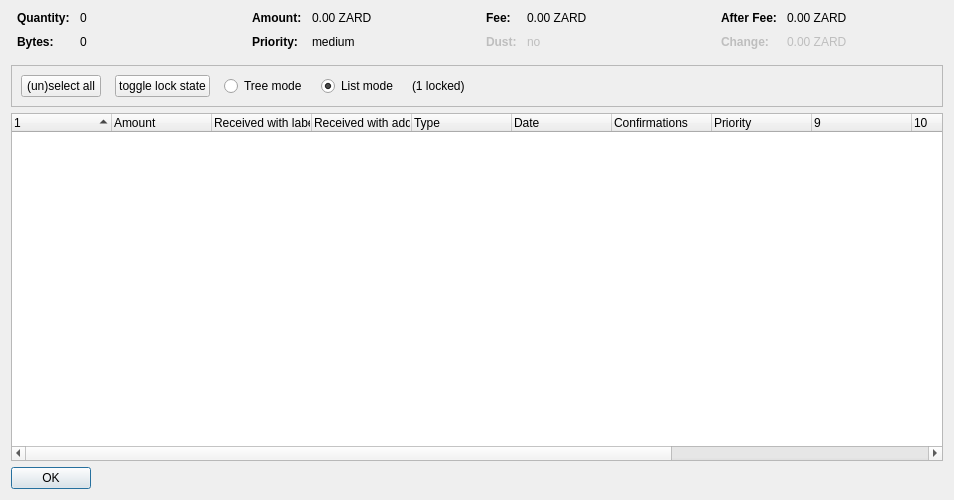
<?xml version="1.0" encoding="UTF-8"?>
<ui version="4.0">
 <class>CoinControlDialog</class>
 <widget class="QDialog" name="CoinControlDialog">
  <property name="geometry">
   <rect>
    <x>0</x>
    <y>0</y>
    <width>954</width>
    <height>500</height>
   </rect>
  </property>
  <property name="windowTitle">
   <string>Coin Selection</string>
  </property>
  <layout class="QVBoxLayout" name="verticalLayout">
   <item>
    <layout class="QHBoxLayout" name="horizontalLayoutTop" stretch="0,0,0,0">
     <property name="topMargin">
      <number>0</number>
     </property>
     <property name="bottomMargin">
      <number>10</number>
     </property>
     <item>
      <layout class="QFormLayout" name="formLayoutCoinControl1">
       <property name="horizontalSpacing">
        <number>10</number>
       </property>
       <property name="verticalSpacing">
        <number>10</number>
       </property>
       <property name="leftMargin">
        <number>6</number>
       </property>
       <property name="rightMargin">
        <number>6</number>
       </property>
       <item row="0" column="0">
        <widget class="QLabel" name="labelCoinControlQuantityText">
         <property name="font">
          <font>
           <weight>75</weight>
           <bold>true</bold>
          </font>
         </property>
         <property name="text">
          <string>Quantity:</string>
         </property>
        </widget>
       </item>
       <item row="0" column="1">
        <widget class="QLabel" name="labelCoinControlQuantity">
         <property name="cursor">
          <cursorShape>IBeamCursor</cursorShape>
         </property>
         <property name="contextMenuPolicy">
          <enum>Qt::ActionsContextMenu</enum>
         </property>
         <property name="text">
          <string notr="true">0</string>
         </property>
         <property name="textInteractionFlags">
          <set>Qt::LinksAccessibleByMouse|Qt::TextSelectableByKeyboard|Qt::TextSelectableByMouse</set>
         </property>
        </widget>
       </item>
       <item row="1" column="0">
        <widget class="QLabel" name="labelCoinControlBytesText">
         <property name="font">
          <font>
           <weight>75</weight>
           <bold>true</bold>
          </font>
         </property>
         <property name="text">
          <string>Bytes:</string>
         </property>
        </widget>
       </item>
       <item row="1" column="1">
        <widget class="QLabel" name="labelCoinControlBytes">
         <property name="cursor">
          <cursorShape>IBeamCursor</cursorShape>
         </property>
         <property name="contextMenuPolicy">
          <enum>Qt::ActionsContextMenu</enum>
         </property>
         <property name="text">
          <string notr="true">0</string>
         </property>
         <property name="textInteractionFlags">
          <set>Qt::LinksAccessibleByMouse|Qt::TextSelectableByKeyboard|Qt::TextSelectableByMouse</set>
         </property>
        </widget>
       </item>
      </layout>
     </item>
     <item>
      <layout class="QFormLayout" name="formLayoutCoinControl2">
       <property name="horizontalSpacing">
        <number>10</number>
       </property>
       <property name="verticalSpacing">
        <number>10</number>
       </property>
       <property name="leftMargin">
        <number>6</number>
       </property>
       <property name="rightMargin">
        <number>6</number>
       </property>
       <item row="0" column="0">
        <widget class="QLabel" name="labelCoinControlAmountText">
         <property name="font">
          <font>
           <weight>75</weight>
           <bold>true</bold>
          </font>
         </property>
         <property name="text">
          <string>Amount:</string>
         </property>
        </widget>
       </item>
       <item row="0" column="1">
        <widget class="QLabel" name="labelCoinControlAmount">
         <property name="cursor">
          <cursorShape>IBeamCursor</cursorShape>
         </property>
         <property name="contextMenuPolicy">
          <enum>Qt::ActionsContextMenu</enum>
         </property>
         <property name="text">
          <string notr="true">0.00 ZARD</string>
         </property>
         <property name="textInteractionFlags">
          <set>Qt::LinksAccessibleByMouse|Qt::TextSelectableByKeyboard|Qt::TextSelectableByMouse</set>
         </property>
        </widget>
       </item>
       <item row="1" column="0">
        <widget class="QLabel" name="labelCoinControlPriorityText">
         <property name="font">
          <font>
           <weight>75</weight>
           <bold>true</bold>
          </font>
         </property>
         <property name="text">
          <string>Priority:</string>
         </property>
        </widget>
       </item>
       <item row="1" column="1">
        <widget class="QLabel" name="labelCoinControlPriority">
         <property name="cursor">
          <cursorShape>IBeamCursor</cursorShape>
         </property>
         <property name="contextMenuPolicy">
          <enum>Qt::ActionsContextMenu</enum>
         </property>
         <property name="text">
          <string>medium</string>
         </property>
         <property name="textInteractionFlags">
          <set>Qt::LinksAccessibleByMouse|Qt::TextSelectableByKeyboard|Qt::TextSelectableByMouse</set>
         </property>
        </widget>
       </item>
      </layout>
     </item>
     <item>
      <layout class="QFormLayout" name="formLayoutCoinControl3">
       <property name="horizontalSpacing">
        <number>10</number>
       </property>
       <property name="verticalSpacing">
        <number>10</number>
       </property>
       <property name="leftMargin">
        <number>6</number>
       </property>
       <property name="rightMargin">
        <number>6</number>
       </property>
       <item row="0" column="0">
        <widget class="QLabel" name="labelCoinControlFeeText">
         <property name="font">
          <font>
           <weight>75</weight>
           <bold>true</bold>
          </font>
         </property>
         <property name="text">
          <string>Fee:</string>
         </property>
        </widget>
       </item>
       <item row="0" column="1">
        <widget class="QLabel" name="labelCoinControlFee">
         <property name="cursor">
          <cursorShape>IBeamCursor</cursorShape>
         </property>
         <property name="contextMenuPolicy">
          <enum>Qt::ActionsContextMenu</enum>
         </property>
         <property name="text">
          <string notr="true">0.00 ZARD</string>
         </property>
         <property name="textInteractionFlags">
          <set>Qt::LinksAccessibleByMouse|Qt::TextSelectableByKeyboard|Qt::TextSelectableByMouse</set>
         </property>
        </widget>
       </item>
       <item row="1" column="0">
        <widget class="QLabel" name="labelCoinControlLowOutputText">
         <property name="enabled">
          <bool>false</bool>
         </property>
         <property name="font">
          <font>
           <weight>75</weight>
           <bold>true</bold>
          </font>
         </property>
         <property name="text">
          <string>Dust:</string>
         </property>
        </widget>
       </item>
       <item row="1" column="1">
        <widget class="QLabel" name="labelCoinControlLowOutput">
         <property name="enabled">
          <bool>false</bool>
         </property>
         <property name="cursor">
          <cursorShape>IBeamCursor</cursorShape>
         </property>
         <property name="contextMenuPolicy">
          <enum>Qt::ActionsContextMenu</enum>
         </property>
         <property name="text">
          <string>no</string>
         </property>
         <property name="textInteractionFlags">
          <set>Qt::LinksAccessibleByMouse|Qt::TextSelectableByKeyboard|Qt::TextSelectableByMouse</set>
         </property>
        </widget>
       </item>
      </layout>
     </item>
     <item>
      <layout class="QFormLayout" name="formLayoutCoinControl4">
       <property name="horizontalSpacing">
        <number>10</number>
       </property>
       <property name="verticalSpacing">
        <number>10</number>
       </property>
       <property name="leftMargin">
        <number>6</number>
       </property>
       <property name="rightMargin">
        <number>6</number>
       </property>
       <item row="0" column="0">
        <widget class="QLabel" name="labelCoinControlAfterFeeText">
         <property name="font">
          <font>
           <weight>75</weight>
           <bold>true</bold>
          </font>
         </property>
         <property name="text">
          <string>After Fee:</string>
         </property>
        </widget>
       </item>
       <item row="0" column="1">
        <widget class="QLabel" name="labelCoinControlAfterFee">
         <property name="cursor">
          <cursorShape>IBeamCursor</cursorShape>
         </property>
         <property name="contextMenuPolicy">
          <enum>Qt::ActionsContextMenu</enum>
         </property>
         <property name="text">
          <string notr="true">0.00 ZARD</string>
         </property>
         <property name="textInteractionFlags">
          <set>Qt::LinksAccessibleByMouse|Qt::TextSelectableByKeyboard|Qt::TextSelectableByMouse</set>
         </property>
        </widget>
       </item>
       <item row="1" column="0">
        <widget class="QLabel" name="labelCoinControlChangeText">
         <property name="enabled">
          <bool>false</bool>
         </property>
         <property name="font">
          <font>
           <weight>75</weight>
           <bold>true</bold>
          </font>
         </property>
         <property name="text">
          <string>Change:</string>
         </property>
        </widget>
       </item>
       <item row="1" column="1">
        <widget class="QLabel" name="labelCoinControlChange">
         <property name="enabled">
          <bool>false</bool>
         </property>
         <property name="cursor">
          <cursorShape>IBeamCursor</cursorShape>
         </property>
         <property name="contextMenuPolicy">
          <enum>Qt::ActionsContextMenu</enum>
         </property>
         <property name="text">
          <string notr="true">0.00 ZARD</string>
         </property>
         <property name="textInteractionFlags">
          <set>Qt::LinksAccessibleByMouse|Qt::TextSelectableByKeyboard|Qt::TextSelectableByMouse</set>
         </property>
        </widget>
       </item>
      </layout>
     </item>
    </layout>
   </item>
   <item>
    <widget class="QFrame" name="frame">
     <property name="minimumSize">
      <size>
       <width>0</width>
       <height>40</height>
      </size>
     </property>
     <property name="frameShape">
      <enum>QFrame::StyledPanel</enum>
     </property>
     <property name="frameShadow">
      <enum>QFrame::Sunken</enum>
     </property>
     <layout class="QHBoxLayout" name="horizontalLayout">
      <item>
       <layout class="QHBoxLayout" name="horizontalLayoutPanel" stretch="0,0,0,0,0,0">
        <property name="spacing">
         <number>14</number>
        </property>
        <item>
         <widget class="QPushButton" name="pushButtonSelectAll">
          <property name="sizePolicy">
           <sizepolicy hsizetype="Maximum" vsizetype="Fixed">
            <horstretch>0</horstretch>
            <verstretch>0</verstretch>
           </sizepolicy>
          </property>
          <property name="text">
           <string>(un)select all</string>
          </property>
          <property name="autoDefault">
           <bool>false</bool>
          </property>
         </widget>
        </item>
        <item>
         <widget class="QPushButton" name="pushButtonToggleLock">
          <property name="sizePolicy">
           <sizepolicy hsizetype="Maximum" vsizetype="Fixed">
            <horstretch>0</horstretch>
            <verstretch>0</verstretch>
           </sizepolicy>
          </property>
          <property name="text">
           <string>toggle lock state</string>
          </property>
          <property name="autoDefault">
           <bool>false</bool>
          </property>
         </widget>
        </item>
        <item>
         <widget class="QRadioButton" name="radioTreeMode">
          <property name="sizePolicy">
           <sizepolicy hsizetype="Maximum" vsizetype="Fixed">
            <horstretch>0</horstretch>
            <verstretch>0</verstretch>
           </sizepolicy>
          </property>
          <property name="text">
           <string>Tree mode</string>
          </property>
         </widget>
        </item>
        <item>
         <widget class="QRadioButton" name="radioListMode">
          <property name="sizePolicy">
           <sizepolicy hsizetype="Maximum" vsizetype="Fixed">
            <horstretch>0</horstretch>
            <verstretch>0</verstretch>
           </sizepolicy>
          </property>
          <property name="text">
           <string>List mode</string>
          </property>
          <property name="checked">
           <bool>true</bool>
          </property>
         </widget>
        </item>
        <item>
         <widget class="QLabel" name="labelLocked">
          <property name="text">
           <string>(1 locked)</string>
          </property>
         </widget>
        </item>
        <item>
         <spacer name="horizontalSpacer">
          <property name="orientation">
           <enum>Qt::Horizontal</enum>
          </property>
          <property name="sizeHint" stdset="0">
           <size>
            <width>40</width>
            <height>20</height>
           </size>
          </property>
         </spacer>
        </item>
       </layout>
      </item>
     </layout>
    </widget>
   </item>
   <item>
    <widget class="CoinControlTreeWidget" name="treeWidget">
     <property name="contextMenuPolicy">
      <enum>Qt::CustomContextMenu</enum>
     </property>
     <property name="sortingEnabled">
      <bool>false</bool>
     </property>
     <property name="columnCount">
      <number>13</number>
     </property>
     <attribute name="headerShowSortIndicator" stdset="0">
      <bool>true</bool>
     </attribute>
     <attribute name="headerStretchLastSection">
      <bool>false</bool>
     </attribute>
     <column>
      <property name="text">
       <string/>
      </property>
     </column>
     <column>
      <property name="text">
       <string>Amount</string>
      </property>
     </column>
     <column>
      <property name="text">
       <string>Received with label</string>
      </property>
     </column>
     <column>
      <property name="text">
       <string>Received with address</string>
      </property>
     </column>
     <column>
      <property name="text">
       <string>Type</string>
      </property>
     </column>
     <column>
      <property name="text">
       <string>Date</string>
      </property>
     </column>
     <column>
      <property name="text">
       <string>Confirmations</string>
      </property>
      <property name="toolTip">
       <string>Confirmed</string>
      </property>
     </column>
     <column>
      <property name="text">
       <string>Priority</string>
      </property>
     </column>
     <column>
      <property name="text">
       <string/>
      </property>
     </column>
     <column>
      <property name="text">
       <string/>
      </property>
     </column>
     <column>
      <property name="text">
       <string/>
      </property>
     </column>
     <column>
      <property name="text">
       <string/>
      </property>
     </column>
     <column>
      <property name="text">
       <string/>
      </property>
     </column>
    </widget>
   </item>
   <item>
    <widget class="QDialogButtonBox" name="buttonBox">
     <property name="sizePolicy">
      <sizepolicy hsizetype="Maximum" vsizetype="Fixed">
       <horstretch>0</horstretch>
       <verstretch>0</verstretch>
      </sizepolicy>
     </property>
     <property name="orientation">
      <enum>Qt::Horizontal</enum>
     </property>
     <property name="standardButtons">
      <set>QDialogButtonBox::Ok</set>
     </property>
    </widget>
   </item>
  </layout>
 </widget>
 <customwidgets>
  <customwidget>
   <class>CoinControlTreeWidget</class>
   <extends>QTreeWidget</extends>
   <header>coincontroltreewidget.h</header>
  </customwidget>
 </customwidgets>
 <resources/>
 <connections/>
</ui>
